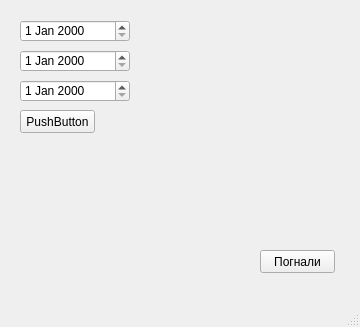
<?xml version="1.0" encoding="UTF-8"?>
<ui version="4.0">
 <class>MainWindow</class>
 <widget class="QMainWindow" name="MainWindow">
  <property name="geometry">
   <rect>
    <x>0</x>
    <y>0</y>
    <width>360</width>
    <height>327</height>
   </rect>
  </property>
  <property name="windowTitle">
   <string>MainWindow</string>
  </property>
  <widget class="QWidget" name="centralwidget">
   <widget class="QPushButton" name="pushButton">
    <property name="geometry">
     <rect>
      <x>260</x>
      <y>250</y>
      <width>75</width>
      <height>23</height>
     </rect>
    </property>
    <property name="text">
     <string>Погнали</string>
    </property>
   </widget>
   <widget class="QDateEdit" name="dateEdit">
    <property name="geometry">
     <rect>
      <x>20</x>
      <y>20</y>
      <width>110</width>
      <height>22</height>
     </rect>
    </property>
   </widget>
   <widget class="QDateEdit" name="dateEdit_2">
    <property name="geometry">
     <rect>
      <x>20</x>
      <y>50</y>
      <width>110</width>
      <height>22</height>
     </rect>
    </property>
   </widget>
   <widget class="QDateEdit" name="dateEdit_3">
    <property name="geometry">
     <rect>
      <x>20</x>
      <y>80</y>
      <width>110</width>
      <height>22</height>
     </rect>
    </property>
   </widget>
   <widget class="QPushButton" name="pushButton_2">
    <property name="geometry">
     <rect>
      <x>20</x>
      <y>110</y>
      <width>75</width>
      <height>23</height>
     </rect>
    </property>
    <property name="layoutDirection">
     <enum>Qt::LeftToRight</enum>
    </property>
    <property name="text">
     <string>PushButton</string>
    </property>
   </widget>
  </widget>
  <widget class="QMenuBar" name="menubar">
   <property name="geometry">
    <rect>
     <x>0</x>
     <y>0</y>
     <width>360</width>
     <height>21</height>
    </rect>
   </property>
  </widget>
  <widget class="QStatusBar" name="statusbar"/>
 </widget>
 <resources/>
 <connections>
  <connection>
   <sender>pushButton_2</sender>
   <signal>clicked()</signal>
   <receiver>MainWindow</receiver>
   <slot>hide()</slot>
   <hints>
    <hint type="sourcelabel">
     <x>57</x>
     <y>142</y>
    </hint>
    <hint type="destinationlabel">
     <x>179</x>
     <y>163</y>
    </hint>
   </hints>
  </connection>
 </connections>
</ui>
